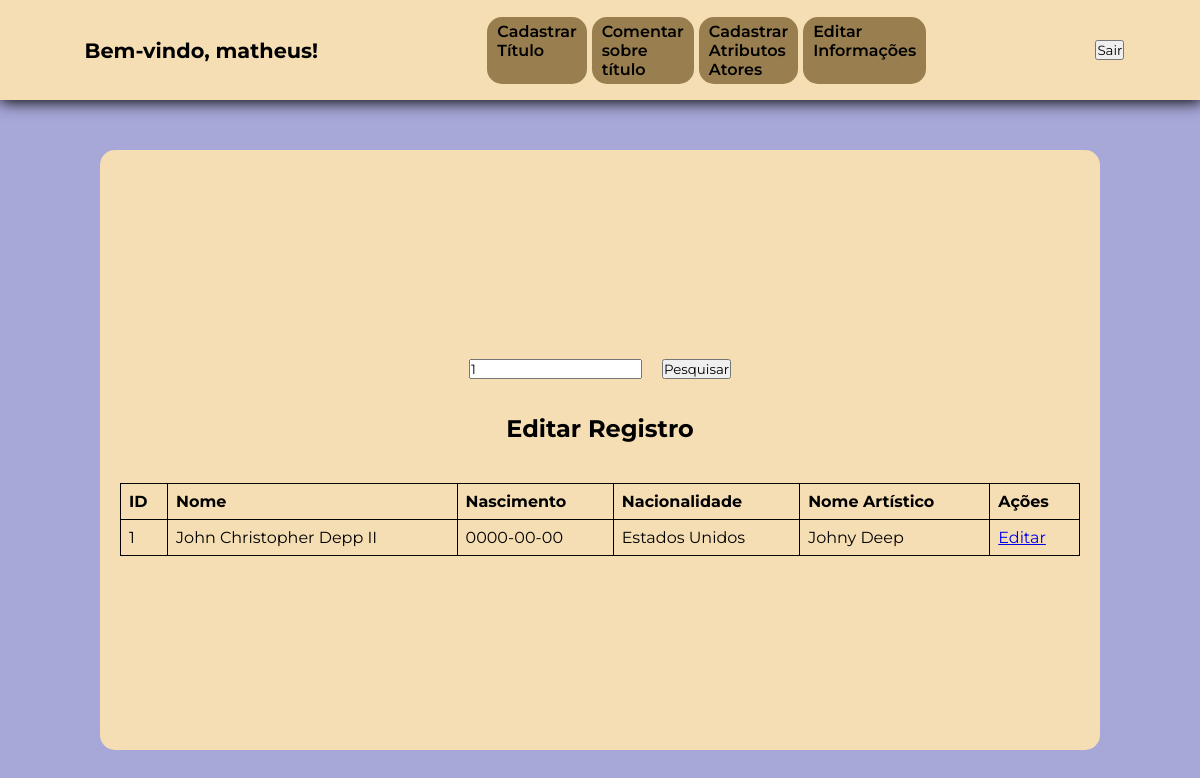
/php/cadastro/editarInformacoes.php?busca=1 (signed in), run on an earlier commit of the app's database.
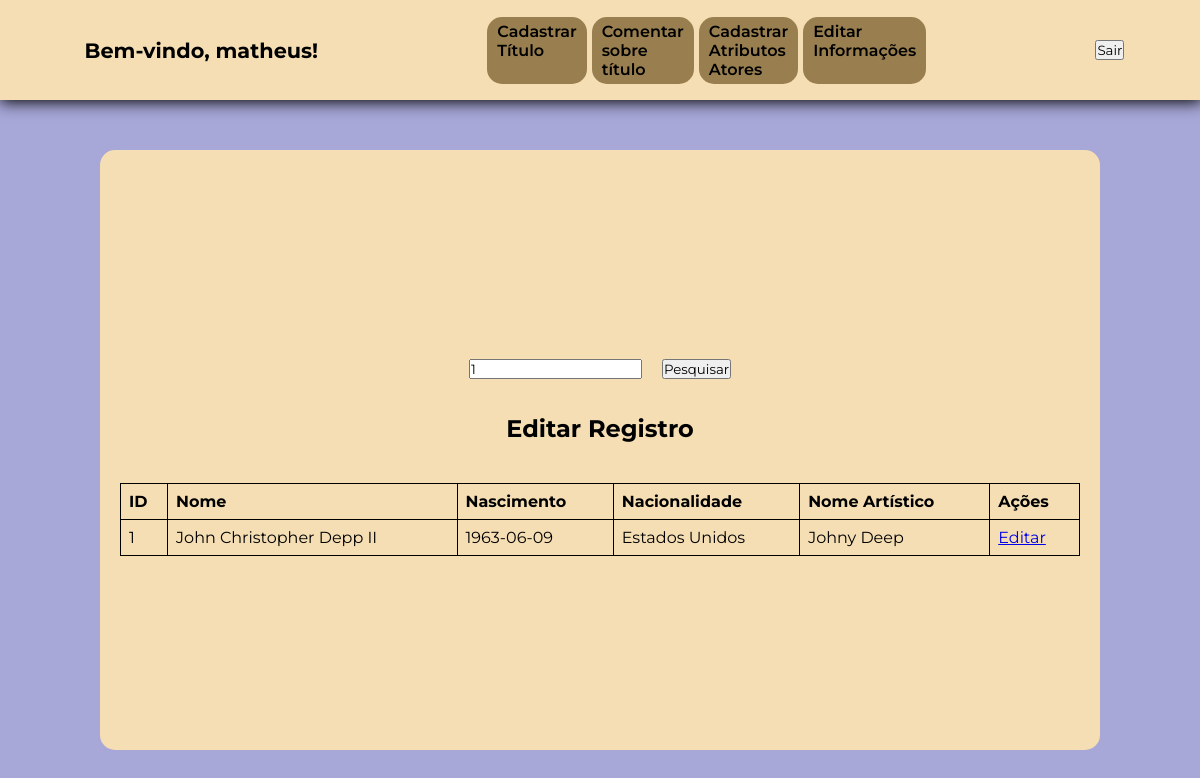
And on a later commit of the database.
### tables this page shows
CREATE TABLE `atores` (
  `id` int(11) NOT NULL,
  `nome` varchar(30) NOT NULL,
  `nascimento` date NOT NULL,
  `falecimento` date NOT NULL,
  `nacionalidade` varchar(30) NOT NULL,
  `nome_artistico` varchar(30) DEFAULT NULL,
  `altura` varchar(10) DEFAULT NULL
);

### php/cadastro/editarInformacoes.php (the view, shortened to what this page needs)
<?php
   require_once '../DB/conexaoDB.php';
?>
<!DOCTYPE html>
<html lang="pt-BR">
<head>
    <link rel="stylesheet" href="../../style/styleCadastroTitulo.css">
</head>
<body>
    <header>
        <?php include 'headerCadastro.php'; ?>
    </header>
    <main>
        <div class="card">
            <form class="pesquisa" method="GET" action="">
                <input type="text" name="busca" placeholder="Digite o nome ou id..." value="<?php echo isset($_GET['busca']) ? htmlspecialchars($_GET['busca']) : ''; ?>">
                <button type="submit">Pesquisar</button>
            </form>
            <h2>Editar Registro</h2>
            <?php
            if (isset($_GET['busca']) && !empty(trim($_GET['busca']))) {
                $busca = trim($_GET['busca']);
                try {
                    $sql = "SELECT id, nome, nascimento, nacionalidade, nome_artistico FROM atores
                            WHERE id = :busca OR nome LIKE :nome";
                    $stmt = $pdo->prepare($sql);
                    $stmt->bindValue(':busca', $busca, PDO::PARAM_INT);
                    $stmt->bindValue(':nome', "%$busca%", PDO::PARAM_STR);
                    $stmt->execute();
                    $dados = $stmt->fetchAll(PDO::FETCH_ASSOC);
                    if ($dados) {
                        echo "<table>";
                        echo "<tr><th>ID</th><th>Nome</th><th>Nascimento</th><th>Nacionalidade</th><th>Nome Artístico</th><th>Ações</th></tr>";
                        foreach ($dados as $registro) {
                            echo "<tr>";
                            echo "<td>" . htmlspecialchars($registro['id']) . "</td>";
                            echo "<td>" . htmlspecialchars($registro['nome']) . "</td>";
                            echo "<td>" . htmlspecialchars($registro['nascimento']) . "</td>";
                            echo "<td>" . htmlspecialchars($registro['nacionalidade']) . "</td>";
                            echo "<td>" . htmlspecialchars($registro['nome_artistico']) . "</td>";
                            echo "<td><a href='?editar=" . $registro['id'] . "'>Editar</a></td>";
                            echo "</tr>";
                        }
                        echo "</table>";
                    } else {
                        echo "<p style='color: red;'>Nenhum registro encontrado.</p>";
                    }
                } catch (PDOException $e) {
                    echo "Erro ao buscar registros: " . $e->getMessage();
                }
            }
            ?>
        </div>
    </main>
</body>
</html>

### php/cadastro/headerCadastro.php
<div class="box-saudacao">
            <h1 class="saudacao">Bem-vindo, <?php echo htmlspecialchars($_SESSION['username']); ?>!</h1>
        </div>
        <div class="box-menu">
            <ul class="menu">
                <li>
                    <a href="cadastroTitulos.php">Cadastrar <br> Título</a>
                </li>
                <li>
                    <a href="#">Comentar <br> sobre <br> título</a>
                </li>
                <li>
                    <a href="cadastroAtributosAtores.php">Cadastrar <br> Atributos <br> Atores</a>
                </li>
                <li>
                    <a href="editarInformacoes.php">Editar <br> Informações</a>
                </li>
            </ul>
        </div>
        <form class="btn-sair" action="logout.php" method="post">
            <button type="submit">Sair</button>
        </form>

### style/styleCadastroTitulo.css (style rules this page uses)
:root { --cor-do-card:wheat ; --cor-body: rgb(167, 167, 216); --cor-btn-menu: rgb(153, 127, 79); --fonte-principal: "Montserrat", serif; }
* { margin: 0; padding: 0; font-family: var(--fonte-principal); }
body { width: 100vw; height: 700px; background-color: var(--cor-body); }
header, main, .card { display: flex; align-items: center; }
header { width: 100%; height: 100px; background-color: var(--cor-do-card); justify-content: space-around; box-shadow: 1px 1px 15px 1px black; }
.saudacao { font-size: 1.3rem; }
.menu { list-style: none; display: flex; gap: 5px; }
.menu li { background-color: var(--cor-btn-menu); padding: 5px 10px; border-radius: 15px; }
.menu a { color: black; text-decoration: none; font-weight: 600; border: none; }
main { width: 100%; height: 100%; justify-content: center; }
.card { width: 80%; height: 80%; padding: 20px 20px; background-color: var(--cor-do-card); border-radius: 15px; display: flex; flex-direction: column; justify-content: center; gap: 20px; }
form { display: flex; gap:20px; }
form { width: 100%; height: 100%; }
.btn-sair { width: 20px; height: 20px; }

### php/cadastro/editarInformacoes.php (style rules this page uses)
.pesquisa { width: 100%; height: 50px; display: flex; align-items: center; justify-content: center; }
table { width: 100%; border-collapse: collapse; margin-top: 20px; }
table, th, td { border: 1px solid black; }
th, td { padding: 8px; text-align: left; }

What changed in the data, as far as the page shows it:
changed atores "John Christopher Depp II": nascimento "0000-00-00" → "1963-06-09"
